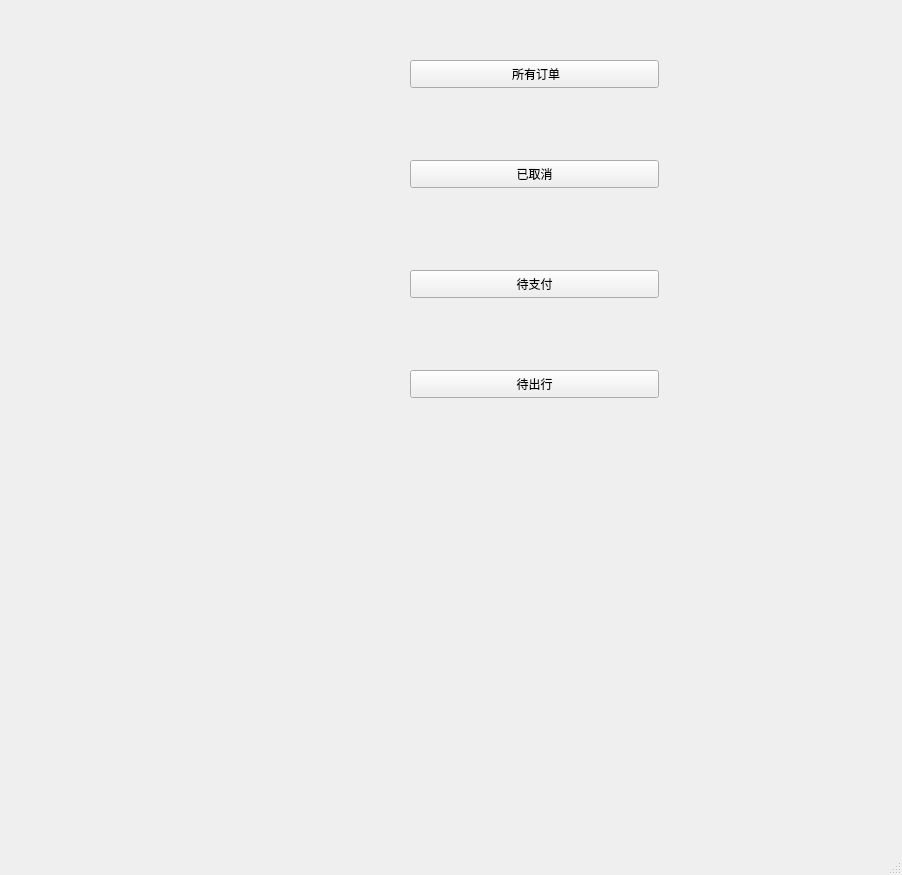
<?xml version="1.0" encoding="UTF-8"?>
<ui version="4.0">
 <class>order_2</class>
 <widget class="QMainWindow" name="order_2">
  <property name="geometry">
   <rect>
    <x>0</x>
    <y>0</y>
    <width>902</width>
    <height>875</height>
   </rect>
  </property>
  <property name="windowTitle">
   <string>MainWindow</string>
  </property>
  <property name="styleSheet">
   <string notr="true"/>
  </property>
  <widget class="QWidget" name="centralwidget">
   <widget class="QPushButton" name="order">
    <property name="geometry">
     <rect>
      <x>410</x>
      <y>60</y>
      <width>249</width>
      <height>28</height>
     </rect>
    </property>
    <property name="text">
     <string> 所有订单</string>
    </property>
   </widget>
   <widget class="QPushButton" name="order2">
    <property name="geometry">
     <rect>
      <x>410</x>
      <y>160</y>
      <width>249</width>
      <height>28</height>
     </rect>
    </property>
    <property name="text">
     <string>已取消</string>
    </property>
   </widget>
   <widget class="QPushButton" name="order3">
    <property name="geometry">
     <rect>
      <x>410</x>
      <y>270</y>
      <width>249</width>
      <height>28</height>
     </rect>
    </property>
    <property name="text">
     <string>待支付</string>
    </property>
   </widget>
   <widget class="QPushButton" name="order4">
    <property name="geometry">
     <rect>
      <x>410</x>
      <y>370</y>
      <width>249</width>
      <height>28</height>
     </rect>
    </property>
    <property name="text">
     <string>待出行</string>
    </property>
   </widget>
  </widget>
  <widget class="QMenuBar" name="menubar">
   <property name="geometry">
    <rect>
     <x>0</x>
     <y>0</y>
     <width>902</width>
     <height>24</height>
    </rect>
   </property>
  </widget>
  <widget class="QStatusBar" name="statusbar"/>
 </widget>
 <resources/>
 <connections/>
</ui>
